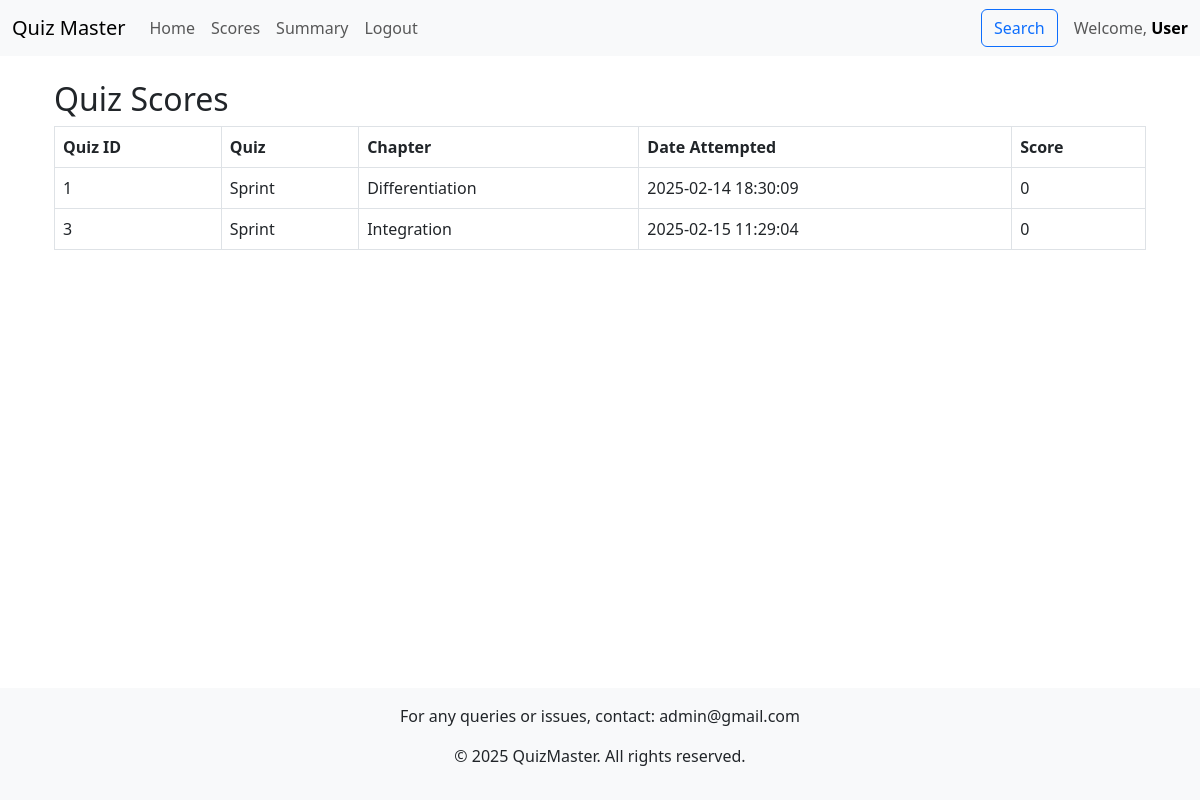
/dashboard/scores/2 (signed in), run on the app's committed database.
### models.py (models this page shows, shortened)
class User(db.Model):
    id = db.Column(db.Integer, primary_key=True)
    username = db.Column(db.String(120), unique=True, nullable=False)
    password_hash = db.Column(db.String(120), nullable=False)
    full_name = db.Column(db.String(100))
    qualification = db.Column(db.String(100))
    dob = db.Column(db.Date)
    role = db.Column(db.Enum("user", "admin", name="user_roles"), default="user",)
    created_at = db.Column(db.DateTime, default=datetime.now(timezone.utc))
    scores = db.relationship('Score', backref='user', lazy=True, cascade="all, delete-orphan")

class Score(db.Model):
    id = db.Column(db.Integer, primary_key=True)
    quiz_id = db.Column(db.Integer, db.ForeignKey('quiz.id'), nullable=False)
    user_id = db.Column(db.Integer, db.ForeignKey('user.id'), nullable=False)
    timestamp = db.Column(db.DateTime, nullable=False, default=datetime.utcnow)
    total_score = db.Column(db.Integer, nullable=False)
    __table_args__ = (db.UniqueConstraint('quiz_id', 'user_id', name='unique_user_quiz_attempt'),)

class Quiz(db.Model):
    id = db.Column(db.Integer, primary_key=True)
    type=db.Column(db.String(50))
    chapter_id = db.Column(db.Integer, db.ForeignKey('chapter.id'), nullable=False)
    date_of_quiz = db.Column(db.DateTime, nullable=False, default=datetime.utcnow)
    time_duration = db.Column(db.Integer)  # format: HH:MM
    remarks = db.Column(db.String(255))
    questions = db.relationship('Question', backref='quiz', lazy=True, cascade="all, delete-orphan")
    scores = db.relationship('Score', backref='quiz', lazy=True, cascade="all, delete-orphan")

class Chapter(db.Model):
    id = db.Column(db.Integer, primary_key=True)
    subject_id = db.Column(db.Integer, db.ForeignKey('subject.id'), nullable=False)
    name = db.Column(db.String(100), nullable=False)
    description = db.Column(db.String(255))
    quizzes = db.relationship('Quiz', backref='chapter', lazy=True, cascade="all, delete-orphan")

### controllers/controllers_users.py (the view)
@app.route('/dashboard/scores/<int:user_id>')
@auth_required
def view_scores(user_id):
    user = User.query.get(session["user_id"])
    scores = db.session.query(Score, Quiz).join(Quiz, Score.quiz_id == Quiz.id).filter(Score.user_id == user_id).all()
    return render_template('scores.html', scores=scores, user=user)

### controllers/controllers_users.py (called while the page is built)
def auth_required(func):
    @wraps(func)
    def inner(*args, **kwargs):
        if "user_id" in session:
            return func(*args, **kwargs)
        else:
            flash("Please login to continue")
            return redirect(url_for("index"))
    return inner

### templates/scores.html
{% extends "base.html" %}
{% block content %}
<div class="container mt-4">
    <h2>Quiz Scores</h2>
    <table class="table table-bordered">
        <thead>
            <tr>
                <th>Quiz ID</th>
                <th>Quiz</th>
                <th>Chapter</th>
                <th>Date Attempted</th>
                <th>Score</th>
            </tr>
        </thead>
        <tbody>
            {% for score, quiz in scores %}
            <tr>
                <td>{{ quiz.id }}</td>
                <td>{{ quiz.type }}</td>
                <td>{{ quiz.chapter.name }}</td>
                <td>{{ score.timestamp.strftime('%Y-%m-%d %H:%M:%S') }}</td>
                <td>{{ score.total_score }}</td>
            </tr>
            {% else %}
            <tr>
                <td colspan="4" class="text-center">Not attempted any quizzes yet.</td>
            </tr>
            {% endfor %}
        </tbody>
    </table>
</div>
{% endblock %}

### templates/navbar.html (shortened to what this page needs)
<nav class="navbar navbar-expand-lg navbar-light bg-light">
    <div class="container-fluid">
        <a class="navbar-brand" href="/">Quiz Master</a>
        <div class="collapse navbar-collapse" id="navbarNav">
            <ul class="navbar-nav me-auto">
                {% if 'user_id' in session %}
                <li class="nav-item">
                    <a class="nav-link" href="/dashboard">Home</a>
                </li>
                {% if user.role=="user" %}
                <li class="nav-item">
                    <a class="nav-link" href="/dashboard/scores/{{user.id}}">Scores</a>
                </li>
                {% else %}
                <li class="nav-item">
                    <a class="nav-link" href="/dashboard/quiz_management">Quiz</a>
                </li>
                {% endif %}
                <li class="nav-item">
                    <a class="nav-link" href="/summary">Summary</a>
                </li>
                <li class="nav-item">
                    <a class="nav-link" href="/logout">Logout</a>
                </li>
                {% endif %}
            </ul>
            {% if 'user_id' in session %}
            <div class="d-flex align-items-center">
                <a class="nav-link me-3" href="/search">
                    <button class="btn btn-outline-primary">Search</button>
                </a>
                <span class="navbar-text">
                    Welcome, <a class="fw-bold text-decoration-none" href="/profile">{{ user.role | capitalize }}</a>
                </span>
            </div>
            {% endif %}
        </div>
    </div>
</nav>

### data on the page
User: role "User"
Score: id "1", type "Sprint", chapter.name "Differentiation", timestamp "2025-02-14 18:30:09", total_score "0"
Score: id "3", type "Sprint", chapter.name "Integration", timestamp "2025-02-15 11:29:04", total_score "0"
